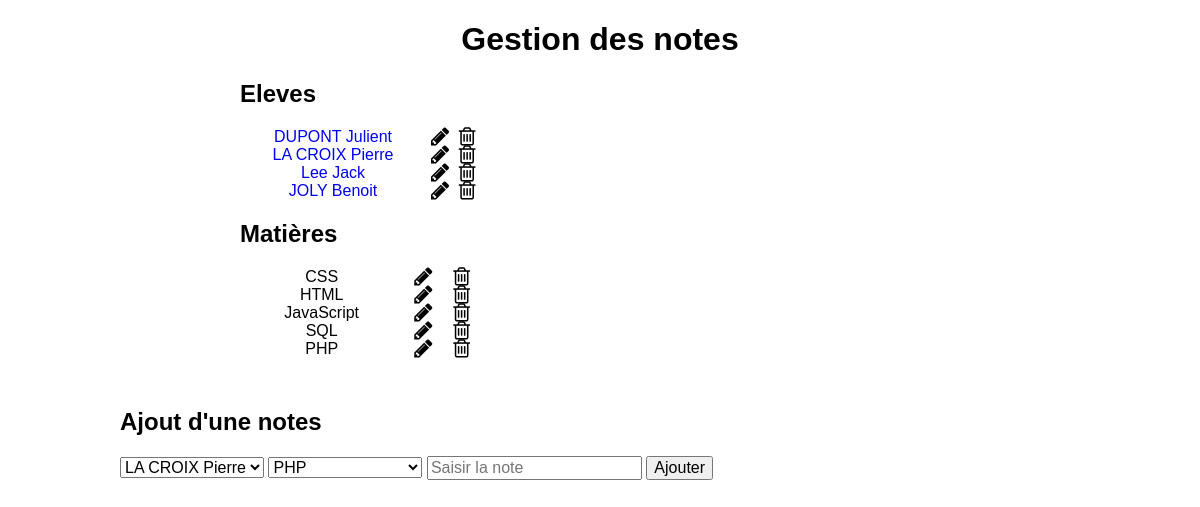
The page / on the database its author committed.
### tables this page shows
CREATE TABLE `eleves` (
  `id` tinyint(3) UNSIGNED NOT NULL,
  `prenom` varchar(100) NOT NULL,
  `nom` varchar(100) NOT NULL
);

CREATE TABLE `matieres` (
  `id` tinyint(3) UNSIGNED NOT NULL,
  `libelle` varchar(100) NOT NULL
);

### index.php (called while the page is built)
<?php
include 'utilities.php';
include 'index.phtml';

### utilities.php (called while the page is built)
<?php
  $pdo = new PDO('mysql:host=localhost;dbname=cours','root','');
  $pdo -> exec('SET NAMES UTF8');
  $sql = '
            SELECT
                  id,
                  prenom,
                  nom
            FROM
                  eleves
        ';
  $query = $pdo -> prepare($sql);
  $query -> execute();
  $eleves = $query -> fetchAll(PDO::FETCH_ASSOC);
  $sql ='
        SELECT
              id,
              libelle
        FROM
              matieres
        ';
  $query = $pdo -> prepare($sql);
  $query -> execute();
  $matieres = $query -> fetchAll(PDO::FETCH_ASSOC);
  function selected($value_in_form, $value_getted){
    if ($value_in_form === $value_getted) {
      return 'selected';
    }
    else {
      return '';
    }
  }
  $sql ='
        SELECT
              id_eleve,
              id_matiere
        FROM
              notes
        ';
  $query = $pdo -> prepare($sql);
  $query -> execute();
  $notes = $query -> fetchAll(PDO::FETCH_ASSOC);
  $id_lastEleve = end($notes)['id_eleve'];
  $id_lastMatiere = end($notes)['id_matiere'];

### index.phtml (the view, shortened to what this page needs)
<!DOCTYPE html>
<html lang="fr">
    <head>
        <link rel="stylesheet" href="css/normalize.css">
        <link rel="stylesheet" href="css/font-awesome.min.css">
        <link rel="stylesheet" href="css/style.css">
    </head>
    <body>
        <h1>Gestion des notes</h1>
        <section class="eleves">
            <h2>Eleves</h2>
            <table>
              <?php foreach ($eleves as $value): ?>
                  <tr>
                    <td><a href="eleve.php?idEleve=<?= $value['id']?>"><?= $value['nom'] ?>   <?= $value['prenom'] ?></a></td>
                    <td><i class="fa fa-pencil fa-lg"></i></td>
                    <td><i class="fa fa-trash-o fa-lg"></i></td>
                  <tr>
              <?php endforeach; ?>
            </table>
        </section>
        <section class="matieres">
            <h2>Matières</h2>
            <table>
              <?php foreach ($matieres as $value): ?>
                  <tr>
                    <td><?= $value['libelle'] ?></td>
                    <td><i class="fa fa-pencil fa-lg"></i></td>
                    <td><i class="fa fa-trash-o fa-lg"></i></td>
                  <tr>
              <?php endforeach; ?>
            </table>
        </section>
        <section class="saisie-note">
            <h2>Ajout d'une notes</h2>
            <form action="add.php" method="post">
                <select name="eleve">
                    <?php foreach ($eleves as $value): ?>
                        <option value="<?= $value['id'] ?>" <?= selected($value['id'], $id_lastEleve) ?>><?= $value['nom'] ?> <?= $value['prenom'] ?></option>
                    <?php endforeach; ?>
                </select>
                <select name="matiere">
                    <?php foreach ($matieres as $value): ?>
                        <option value="<?= $value['id'] ?>" <?= selected($value['id'], $id_lastMatiere) ?>><?= $value['libelle'] ?></option>
                    <?php endforeach; ?>
                </select>
                <input type="text" name="note" placeholder="Saisir la note" />
                <input type="submit" name="submit" value="Ajouter" />
            </form>
        </section>
    </body>
    </html>

### css/style.css (style rules this page uses)
a { text-decoration: none; }
h1 { text-align: center; }
section.eleves, section.matieres, section.notes-eleve, section.moyennes-eleve,section.notes-eleve, section.moyennes-eleve { width: 20%; margin-left: 20%; }
section.eleves table, section.matieres table, section.notes-eleve table, section.moyennes-eleve table { width: 100%; text-align: center; }
section.saisie-note { margin-top: 50px; margin-bottom: 100px; margin-left: 10%; }

### rows shown on the page
eleves: nom "DUPONT", prenom "Julient"
eleves: nom "LA CROIX", prenom "Pierre"
eleves: nom "Lee", prenom "Jack"
eleves: nom "JOLY", prenom "Benoit"
matieres: libelle "CSS"
matieres: libelle "HTML"
matieres: libelle "JavaScript"
matieres: libelle "SQL"
matieres: libelle "PHP"

### other values the page prints
form field eleve "LA CROIX Pierre"
form field matiere "PHP"
